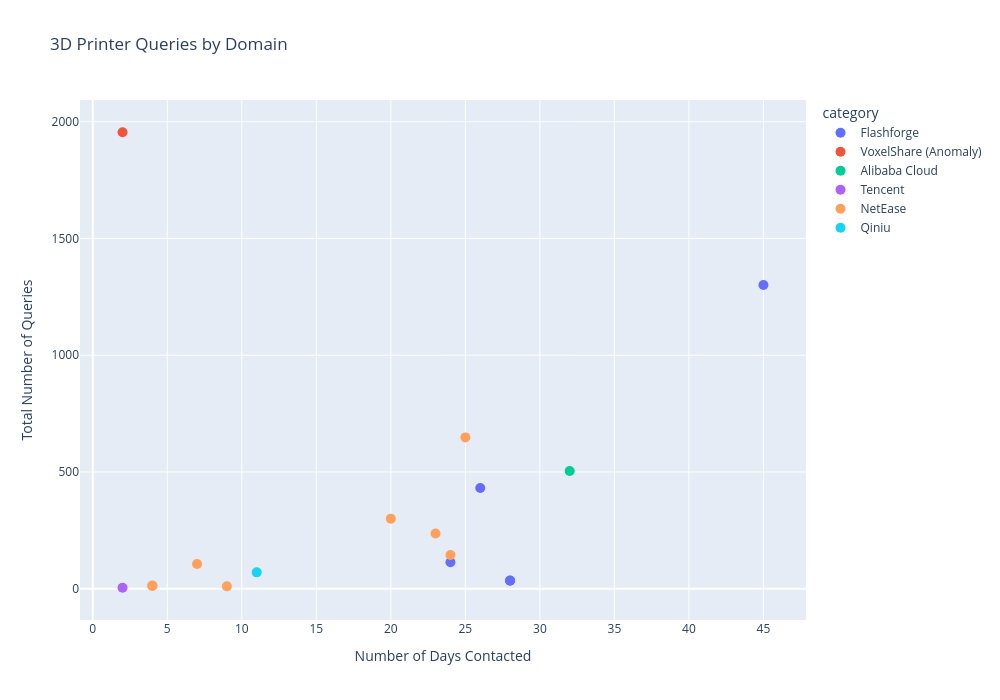

Notebook code for this chart:
### Code cell
fig = px.scatter(domain_stats, x='active_days', y='total_queries', color='category',
           height = 700, width = 1000,
           title='3D Printer Queries by Domain',
           labels={'active_days': 'Number of Days Contacted', 'total_queries': 'Total Number of Queries'})
fig.update_traces(marker=dict(size=10))
fig.show()

### Figure 1 — Plotly figure (JSON) as saved in the notebook; plotly's stock layout.template omitted (floating-point values rounded to 4 significant figures)
{"data": [{"hovertemplate": "category=Flashforge<br>Number of Days Contacted=%{x}<br>Total Number of Queries=%{y}<extra></extra>", "legendgroup": "Flashforge", "marker": {"color": "#636efa", "size": 10, "symbol": "circle"}, "mode": "markers", "name": "Flashforge", "orientation": "v", "showlegend": true, "type": "scatter", "x": [45, 26, 28, 24, 28], "xaxis": "x", "y": [1301, 431, 34, 113, 35], "yaxis": "y"}, {"hovertemplate": "category=VoxelShare (Anomaly)<br>Number of Days Contacted=%{x}<br>Total Number of Queries=%{y}<extra></extra>", "legendgroup": "VoxelShare (Anomaly)", "marker": {"color": "#EF553B", "size": 10, "symbol": "circle"}, "mode": "markers", "name": "VoxelShare (Anomaly)", "orientation": "v", "showlegend": true, "type": "scatter", "x": [2], "xaxis": "x", "y": [1955], "yaxis": "y"}, {"hovertemplate": "category=Alibaba Cloud<br>Number of Days Contacted=%{x}<br>Total Number of Queries=%{y}<extra></extra>", "legendgroup": "Alibaba Cloud", "marker": {"color": "#00cc96", "size": 10, "symbol": "circle"}, "mode": "markers", "name": "Alibaba Cloud", "orientation": "v", "showlegend": true, "type": "scatter", "x": [32], "xaxis": "x", "y": [504], "yaxis": "y"}, {"hovertemplate": "category=Tencent<br>Number of Days Contacted=%{x}<br>Total Number of Queries=%{y}<extra></extra>", "legendgroup": "Tencent", "marker": {"color": "#ab63fa", "size": 10, "symbol": "circle"}, "mode": "markers", "name": "Tencent", "orientation": "v", "showlegend": true, "type": "scatter", "x": [2], "xaxis": "x", "y": [4], "yaxis": "y"}, {"hovertemplate": "category=NetEase<br>Number of Days Contacted=%{x}<br>Total Number of Queries=%{y}<extra></extra>", "legendgroup": "NetEase", "marker": {"color": "#FFA15A", "size": 10, "symbol": "circle"}, "mode": "markers", "name": "NetEase", "orientation": "v", "showlegend": true, "type": "scatter", "x": [25, 20, 7, 23, 4, 24, 9, 4], "xaxis": "x", "y": [648, 300, 106, 236, 12, 144, 10, 14], "yaxis": "y"}, {"hovertemplate": "category=Qiniu<br>Number of Days Contacted=%{x}<br>Total Number of Queries=%{y}<extra></extra>", "legendgroup": "Qiniu", "marker": {"color": "#19d3f3", "size": 10, "symbol": "circle"}, "mode": "markers", "name": "Qiniu", "orientation": "v", "showlegend": true, "type": "scatter", "x": [11], "xaxis": "x", "y": [70], "yaxis": "y"}], "layout": {"height": 700, "legend": {"title": {"text": "category"}, "tracegroupgap": 0}, "title": {"text": "3D Printer Queries by Domain"}, "width": 1000, "xaxis": {"anchor": "y", "domain": [0, 1], "title": {"text": "Number of Days Contacted"}}, "yaxis": {"anchor": "x", "domain": [0, 1], "title": {"text": "Total Number of Queries"}}}}
